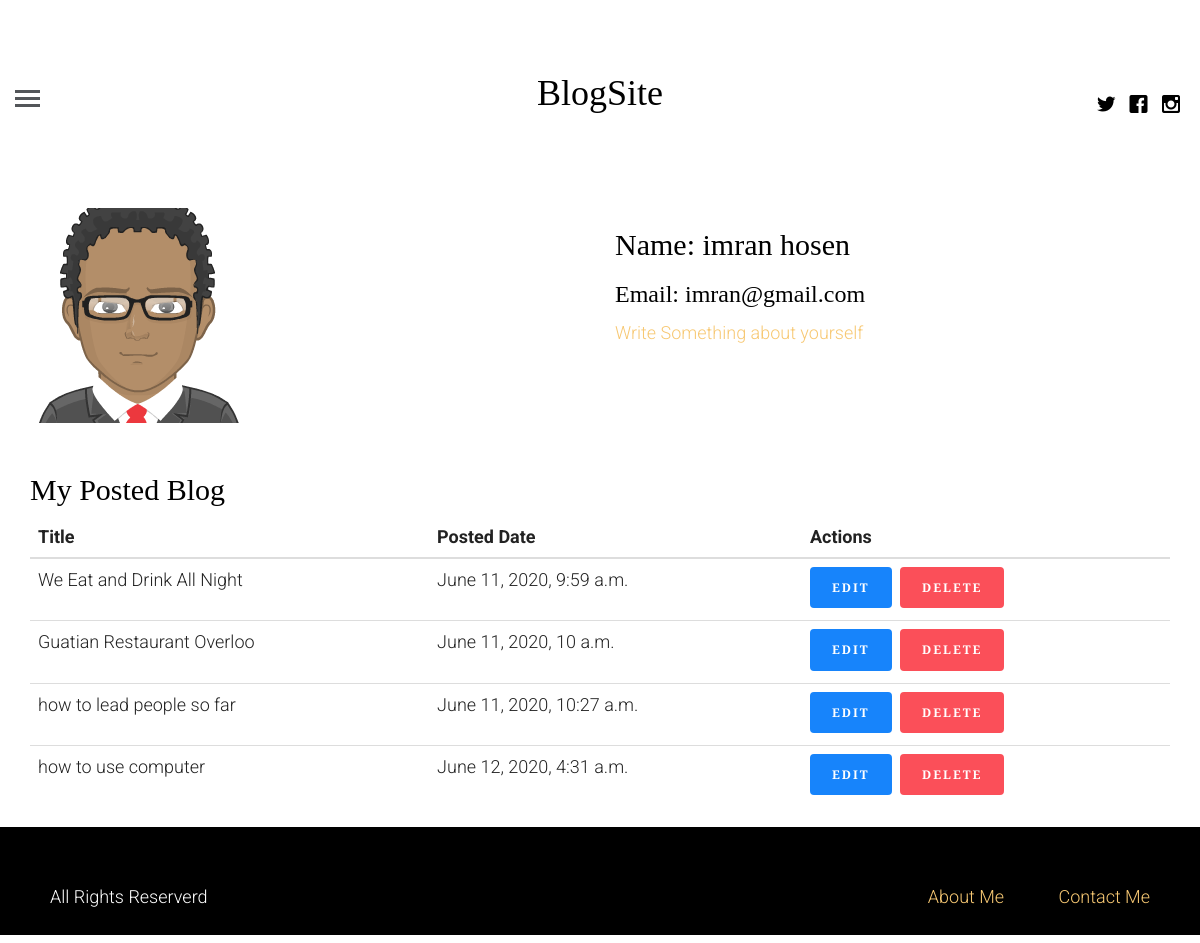
Page /profile/imran on the committed database.
### blog/models.py (models this page shows, shortened)
class RegisterUser(models.Model):
    first_name = models.CharField(max_length=60)
    last_name = models.CharField(max_length=60)
    email = models.EmailField(max_length=120)
    username = models.CharField(max_length=100)
    password = models.CharField(max_length=30)
    profile_picture = models.ImageField(default='avatar.png', blank=True)
    about_me  = models.TextField(blank=True, null=True)
    created_at = models.DateTimeField(auto_now_add=True)
    updated = models.DateTimeField(auto_now=True)

class Post(models.Model):
    title = models.CharField(max_length=150)
    image = models.ImageField()
    category = models.ForeignKey(Post_Catetory, on_delete=models.CASCADE)
    description = RichTextField()
    author = models.ForeignKey(RegisterUser, on_delete=models.CASCADE)
    is_approve = models.BooleanField(default=True)
    posted = models.DateTimeField(auto_now_add=True)
    updated = models.DateTimeField(auto_now=True)

### blog/views.py (the view)
# urls.py: path('profile/<name>', views.profile, name='user_profile'),
def profile(request, name):
    user = RegisterUser.objects.get(username=name)
    post = Post.objects.filter(author=user)
    context = {
        'user':user,
        'post':post,
        }
    template = 'profile.html'
    return render(request, template, context)

### templates/profile.html (shortened to what this page needs)
{% extends 'base.html' %}
{% block content %}
<section>
    <div class="container">
        <div class="row">
        </div>
    </div>
</section>
<section class="profile_area">
    <div class="container">
        <div class="row">
            <div class="col-lg-6">
                <div class="profile_img">
					<img src="{{ user.profile_picture.url }}" alt="">
                </div>
            </div>
            <div class="col-lg-6">
                <div class="profile_info">
					<h2>Name: {{ user.first_name }} {{ user.last_name }}</h2>
					<h3>Email: {{ user.email }}</h3>
					{% if user.about_me %}
					<p>{{ user.about_me }}</p>
					{% else %}
					<a href="{% url 'blog:about_myself' name=request.session.username %}">Write Something about yourself</a>
					{% endif %}
                </div>
			</div>
			<div class="col-lg-12">
				<div class="my_posted_blog">
					<h2>My Posted Blog</h2>
					<table class="table">
						<thead>
							<tr>
								<th>Title</th>
								<th>Posted Date</th>
								<th>Actions</th>
							</tr>
						</thead>
						<tbody>
							{% for p in post %}
							<tr>
								<td>{{ p.title }}</td>
								<td>{{ p.posted }}</td>
								<td>
									<a href="" class="btn btn-info">Edit</a>
									<a href="" class="btn btn-danger">Delete</a>
								</td>
							</tr>
							{% endfor %}
						</tbody>
					</table>
				</div>
			</div>
        </div>
    </div>
</section>
{% endblock content %}

### static/style.css (style rules this page uses)
html { background: #fff; }
body { font-family: "Roboto", arial, sans-serif; font-size: 18px; font-weight: 300; line-height: 1.8; color: #222; background: #fff; }
a { color: #f7c873; -webkit-transition: 0.5s; -o-transition: 0.5s; transition: 0.5s; }
h1, h2, h3, h4, h5, h6 { font-family: "Playfair Display", times, serif; color: #000; }
.btn { margin-right: 4px; margin-bottom: 4px; font-family: "Playfair Display", times, serif; font-size: 12px; letter-spacing: 2px; text-transform: uppercase; font-weight: 700; -webkit-border-radius: 4px; -moz-border-radius: 4px; -ms-border-radius: 4px; border-radius: 4px; -webkit-transition: 0.5s; -o-transition: 0.5s; transition: 0.5s; }
.btn-info { background: #1784fb; color: #fff; border: 2px solid #1784fb; }
.btn-danger { background: #fb4f59; color: #fff; border: 2px solid #fb4f59; }
.profile_img, .profile_info { padding: 30px 0; }

### rows in the picture
RegisterUser: profile_picture (placeholder picture), first_name "imran", last_name "hosen", email "imran@gmail.com"
Post: title "We Eat and Drink All Night", posted "June 11, 2020, 9:59 a.m."
Post: title "Guatian Restaurant Overloo", posted "June 11, 2020, 10 a.m."
Post: title "how to lead people so far", posted "June 11, 2020, 10:27 a.m."
Post: title "how to use computer", posted "June 12, 2020, 4:31 a.m."
